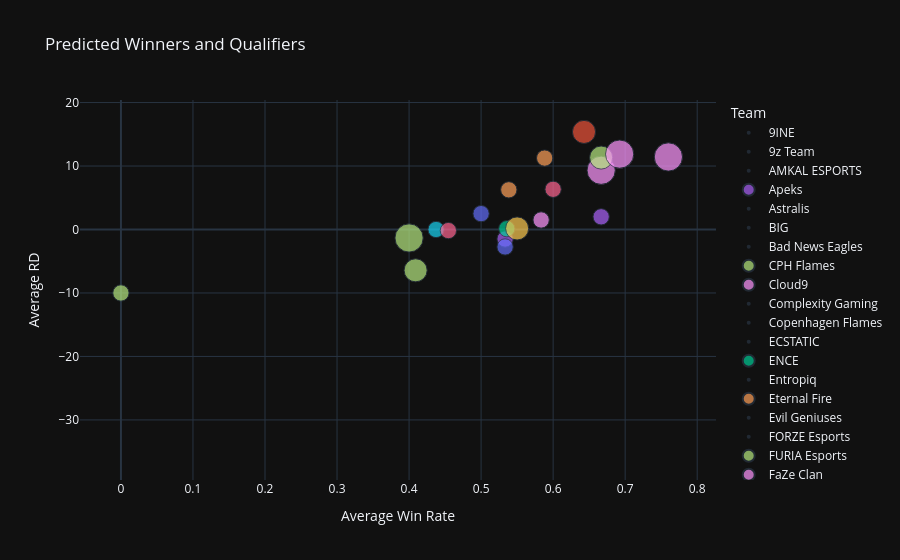

Write notebook code for a chart like this one.
### Code cell
import plotly.express as px



# Scatter Plot
fig = px.scatter(
    team_stats,
    x="Avg Win Rate",
    y="Avg RD",
    size="Playoff Appearances",
    color="Team",
    #hover_name="Team",
    title="Predicted Winners and Qualifiers",
    labels={"Avg Win Rate": "Average Win Rate", "Avg RD": "Average RD"},
    template="plotly_dark"  
)

fig.show()

### Figure 1 — Plotly figure (JSON) as saved in the notebook; plotly's stock layout.template omitted (floating-point values rounded to 4 significant figures)
{"data": [{"hovertemplate": "Team=9INE<br>Average Win Rate=%{x}<br>Average RD=%{y}<br>Playoff Appearances=%{marker.size}<extra></extra>", "legendgroup": "9INE", "marker": {"color": "#636efa", "size": [0], "sizemode": "area", "sizeref": 0.0075, "symbol": "circle"}, "mode": "markers", "name": "9INE", "orientation": "v", "showlegend": true, "type": "scatter", "x": [0], "xaxis": "x", "y": [-24], "yaxis": "y"}, {"hovertemplate": "Team=9z Team<br>Average Win Rate=%{x}<br>Average RD=%{y}<br>Playoff Appearances=%{marker.size}<extra></extra>", "legendgroup": "9z Team", "marker": {"color": "#EF553B", "size": [0], "sizemode": "area", "sizeref": 0.0075, "symbol": "circle"}, "mode": "markers", "name": "9z Team", "orientation": "v", "showlegend": true, "type": "scatter", "x": [0], "xaxis": "x", "y": [-21], "yaxis": "y"}, {"hovertemplate": "Team=AMKAL ESPORTS<br>Average Win Rate=%{x}<br>Average RD=%{y}<br>Playoff Appearances=%{marker.size}<extra></extra>", "legendgroup": "AMKAL ESPORTS", "marker": {"color": "#00cc96", "size": [0], "sizemode": "area", "sizeref": 0.0075, "symbol": "circle"}, "mode": "markers", "name": "AMKAL ESPORTS", "orientation": "v", "showlegend": true, "type": "scatter", "x": [0], "xaxis": "x", "y": [-17], "yaxis": "y"}, {"hovertemplate": "Team=Apeks<br>Average Win Rate=%{x}<br>Average RD=%{y}<br>Playoff Appearances=%{marker.size}<extra></extra>", "legendgroup": "Apeks", "marker": {"color": "#ab63fa", "size": [1], "sizemode": "area", "sizeref": 0.0075, "symbol": "circle"}, "mode": "markers", "name": "Apeks", "orientation": "v", "showlegend": true, "type": "scatter", "x": [0.5333], "xaxis": "x", "y": [-1.5], "yaxis": "y"}, {"hovertemplate": "Team=Astralis<br>Average Win Rate=%{x}<br>Average RD=%{y}<br>Playoff Appearances=%{marker.size}<extra></extra>", "legendgroup": "Astralis", "marker": {"color": "#FFA15A", "size": [0], "sizemode": "area", "sizeref": 0.0075, "symbol": "circle"}, "mode": "markers", "name": "Astralis", "orientation": "v", "showlegend": true, "type": "scatter", "x": [0.4286], "xaxis": "x", "y": [-4.667], "yaxis": "y"}, {"hovertemplate": "Team=BIG<br>Average Win Rate=%{x}<br>Average RD=%{y}<br>Playoff Appearances=%{marker.size}<extra></extra>", "legendgroup": "BIG", "marker": {"color": "#19d3f3", "size": [0], "sizemode": "area", "sizeref": 0.0075, "symbol": "circle"}, "mode": "markers", "name": "BIG", "orientation": "v", "showlegend": true, "type": "scatter", "x": [0.3333], "xaxis": "x", "y": [-10], "yaxis": "y"}, {"hovertemplate": "Team=Bad News Eagles<br>Average Win Rate=%{x}<br>Average RD=%{y}<br>Playoff Appearances=%{marker.size}<extra></extra>", "legendgroup": "Bad News Eagles", "marker": {"color": "#FF6692", "size": [0], "sizemode": "area", "sizeref": 0.0075, "symbol": "circle"}, "mode": "markers", "name": "Bad News Eagles", "orientation": "v", "showlegend": true, "type": "scatter", "x": [0.3333], "xaxis": "x", "y": [-8.667], "yaxis": "y"}, {"hovertemplate": "Team=CPH Flames<br>Average Win Rate=%{x}<br>Average RD=%{y}<br>Playoff Appearances=%{marker.size}<extra></extra>", "legendgroup": "CPH Flames", "marker": {"color": "#B6E880", "size": [1], "sizemode": "area", "sizeref": 0.0075, "symbol": "circle"}, "mode": "markers", "name": "CPH Flames", "orientation": "v", "showlegend": true, "type": "scatter", "x": [0], "xaxis": "x", "y": [-10], "yaxis": "y"}, {"hovertemplate": "Team=Cloud9<br>Average Win Rate=%{x}<br>Average RD=%{y}<br>Playoff Appearances=%{marker.size}<extra></extra>", "legendgroup": "Cloud9", "marker": {"color": "#FF97FF", "size": [1], "sizemode": "area", "sizeref": 0.0075, "symbol": "circle"}, "mode": "markers", "name": "Cloud9", "orientation": "v", "showlegend": true, "type": "scatter", "x": [0.5833], "xaxis": "x", "y": [1.5], "yaxis": "y"}, {"hovertemplate": "Team=Complexity Gaming<br>Average Win Rate=%{x}<br>Average RD=%{y}<br>Playoff Appearances=%{marker.size}<extra></extra>", "legendgroup": "Complexity Gaming", "marker": {"color": "#FECB52", "size": [0], "sizemode": "area", "sizeref": 0.0075, "symbol": "circle"}, "mode": "markers", "name": "Complexity Gaming", "orientation": "v", "showlegend": true, "type": "scatter", "x": [0.3077], "xaxis": "x", "y": [-30], "yaxis": "y"}, {"hovertemplate": "Team=Copenhagen Flames<br>Average Win Rate=%{x}<br>Average RD=%{y}<br>Playoff Appearances=%{marker.size}<extra></extra>", "legendgroup": "Copenhagen Flames", "marker": {"color": "#636efa", "size": [0], "sizemode": "area", "sizeref": 0.0075, "symbol": "circle"}, "mode": "markers", "name": "Copenhagen Flames", "orientation": "v", "showlegend": true, "type": "scatter", "x": [0.6154], "xaxis": "x", "y": [11.67], "yaxis": "y"}, {"hovertemplate": "Team=ECSTATIC<br>Average Win Rate=%{x}<br>Average RD=%{y}<br>Playoff Appearances=%{marker.size}<extra></extra>", "legendgroup": "ECSTATIC", "marker": {"color": "#EF553B", "size": [0], "sizemode": "area", "sizeref": 0.0075, "symbol": "circle"}, "mode": "markers", "name": "ECSTATIC", "orientation": "v", "showlegend": true, "type": "scatter", "x": [0.5], "xaxis": "x", "y": [2], "yaxis": "y"}, {"hovertemplate": "Team=ENCE<br>Average Win Rate=%{x}<br>Average RD=%{y}<br>Playoff Appearances=%{marker.size}<extra></extra>", "legendgroup": "ENCE", "marker": {"color": "#00cc96", "size": [1], "sizemode": "area", "sizeref": 0.0075, "symbol": "circle"}, "mode": "markers", "name": "ENCE", "orientation": "v", "showlegend": true, "type": "scatter", "x": [0.5357], "xaxis": "x", "y": [0.125], "yaxis": "y"}, {"hovertemplate": "Team=Entropiq<br>Average Win Rate=%{x}<br>Average RD=%{y}<br>Playoff Appearances=%{marker.size}<extra></extra>", "legendgroup": "Entropiq", "marker": {"color": "#ab63fa", "size": [0], "sizemode": "area", "sizeref": 0.0075, "symbol": "circle"}, "mode": "markers", "name": "Entropiq", "orientation": "v", "showlegend": true, "type": "scatter", "x": [0.5556], "xaxis": "x", "y": [3.5], "yaxis": "y"}, {"hovertemplate": "Team=Eternal Fire<br>Average Win Rate=%{x}<br>Average RD=%{y}<br>Playoff Appearances=%{marker.size}<extra></extra>", "legendgroup": "Eternal Fire", "marker": {"color": "#FFA15A", "size": [1], "sizemode": "area", "sizeref": 0.0075, "symbol": "circle"}, "mode": "markers", "name": "Eternal Fire", "orientation": "v", "showlegend": true, "type": "scatter", "x": [0.5385], "xaxis": "x", "y": [6.25], "yaxis": "y"}, {"hovertemplate": "Team=Evil Geniuses<br>Average Win Rate=%{x}<br>Average RD=%{y}<br>Playoff Appearances=%{marker.size}<extra></extra>", "legendgroup": "Evil Geniuses", "marker": {"color": "#19d3f3", "size": [0], "sizemode": "area", "sizeref": 0.0075, "symbol": "circle"}, "mode": "markers", "name": "Evil Geniuses", "orientation": "v", "showlegend": true, "type": "scatter", "x": [0], "xaxis": "x", "y": [-36], "yaxis": "y"}, {"hovertemplate": "Team=FORZE Esports<br>Average Win Rate=%{x}<br>Average RD=%{y}<br>Playoff Appearances=%{marker.size}<extra></extra>", "legendgroup": "FORZE Esports", "marker": {"color": "#FF6692", "size": [0], "sizemode": "area", "sizeref": 0.0075, "symbol": "circle"}, "mode": "markers", "name": "FORZE Esports", "orientation": "v", "showlegend": true, "type": "scatter", "x": [0.4], "xaxis": "x", "y": [-13], "yaxis": "y"}, {"hovertemplate": "Team=FURIA Esports<br>Average Win Rate=%{x}<br>Average RD=%{y}<br>Playoff Appearances=%{marker.size}<extra></extra>", "legendgroup": "FURIA Esports", "marker": {"color": "#B6E880", "size": [2], "sizemode": "area", "sizeref": 0.0075, "symbol": "circle"}, "mode": "markers", "name": "FURIA Esports", "orientation": "v", "showlegend": true, "type": "scatter", "x": [0.4091], "xaxis": "x", "y": [-6.429], "yaxis": "y"}, {"hovertemplate": "Team=FaZe Clan<br>Average Win Rate=%{x}<br>Average RD=%{y}<br>Playoff Appearances=%{marker.size}<extra></extra>", "legendgroup": "FaZe Clan", "marker": {"color": "#FF97FF", "size": [3], "sizemode": "area", "sizeref": 0.0075, "symbol": "circle"}, "mode": "markers", "name": "FaZe Clan", "orientation": "v", "showlegend": true, "type": "scatter", "x": [0.6667], "xaxis": "x", "y": [9.333], "yaxis": "y"}, {"hovertemplate": "Team=Fluxo<br>Average Win Rate=%{x}<br>Average RD=%{y}<br>Playoff Appearances=%{marker.size}<extra></extra>", "legendgroup": "Fluxo", "marker": {"color": "#FECB52", "size": [0], "sizemode": "area", "sizeref": 0.0075, "symbol": "circle"}, "mode": "markers", "name": "Fluxo", "orientation": "v", "showlegend": true, "type": "scatter", "x": [0], "xaxis": "x", "y": [-22], "yaxis": "y"}, {"hovertemplate": "Team=Fnatic<br>Average Win Rate=%{x}<br>Average RD=%{y}<br>Playoff Appearances=%{marker.size}<extra></extra>", "legendgroup": "Fnatic", "marker": {"color": "#636efa", "size": [0], "sizemode": "area", "sizeref": 0.0075, "symbol": "circle"}, "mode": "markers", "name": "Fnatic", "orientation": "v", "showlegend": true, "type": "scatter", "x": [0.4], "xaxis": "x", "y": [-13], "yaxis": "y"}, {"hovertemplate": "Team=G2 Esports<br>Average Win Rate=%{x}<br>Average RD=%{y}<br>Playoff Appearances=%{marker.size}<extra></extra>", "legendgroup": "G2 Esports", "marker": {"color": "#EF553B", "size": [2], "sizemode": "area", "sizeref": 0.0075, "symbol": "circle"}, "mode": "markers", "name": "G2 Esports", "orientation": "v", "showlegend": true, "type": "scatter", "x": [0.6429], "xaxis": "x", "y": [15.38], "yaxis": "y"}, {"hovertemplate": "Team=GODSENT<br>Average Win Rate=%{x}<br>Average RD=%{y}<br>Playoff Appearances=%{marker.size}<extra></extra>", "legendgroup": "GODSENT", "marker": {"color": "#00cc96", "size": [0], "sizemode": "area", "sizeref": 0.0075, "symbol": "circle"}, "mode": "markers", "name": "GODSENT", "orientation": "v", "showlegend": true, "type": "scatter", "x": [0], "xaxis": "x", "y": [-28], "yaxis": "y"}, {"hovertemplate": "Team=Gambit Esports<br>Average Win Rate=%{x}<br>Average RD=%{y}<br>Playoff Appearances=%{marker.size}<extra></extra>", "legendgroup": "Gambit Esports", "marker": {"color": "#ab63fa", "size": [1], "sizemode": "area", "sizeref": 0.0075, "symbol": "circle"}, "mode": "markers", "name": "Gambit Esports", "orientation": "v", "showlegend": true, "type": "scatter", "x": [0.6667], "xaxis": "x", "y": [2], "yaxis": "y"}, {"hovertemplate": "Team=GamerLegion<br>Average Win Rate=%{x}<br>Average RD=%{y}<br>Playoff Appearances=%{marker.size}<extra></extra>", "legendgroup": "GamerLegion", "marker": {"color": "#FFA15A", "size": [1], "sizemode": "area", "sizeref": 0.0075, "symbol": "circle"}, "mode": "markers", "name": "GamerLegion", "orientation": "v", "showlegend": true, "type": "scatter", "x": [0.5882], "xaxis": "x", "y": [11.25], "yaxis": "y"}, {"hovertemplate": "Team=Grayhound Gaming<br>Average Win Rate=%{x}<br>Average RD=%{y}<br>Playoff Appearances=%{marker.size}<extra></extra>", "legendgroup": "Grayhound Gaming", "marker": {"color": "#19d3f3", "size": [0], "sizemode": "area", "sizeref": 0.0075, "symbol": "circle"}, "mode": "markers", "name": "Grayhound Gaming", "orientation": "v", "showlegend": true, "type": "scatter", "x": [0.4], "xaxis": "x", "y": [-31], "yaxis": "y"}, {"hovertemplate": "Team=HEROIC<br>Average Win Rate=%{x}<br>Average RD=%{y}<br>Playoff Appearances=%{marker.size}<extra></extra>", "legendgroup": "HEROIC", "marker": {"color": "#FF6692", "size": [0], "sizemode": "area", "sizeref": 0.0075, "symbol": "circle"}, "mode": "markers", "name": "HEROIC", "orientation": "v", "showlegend": true, "type": "scatter", "x": [0.6667], "xaxis": "x", "y": [8], "yaxis": "y"}, {"hovertemplate": "Team=Heroic<br>Average Win Rate=%{x}<br>Average RD=%{y}<br>Playoff Appearances=%{marker.size}<extra></extra>", "legendgroup": "Heroic", "marker": {"color": "#B6E880", "size": [3], "sizemode": "area", "sizeref": 0.0075, "symbol": "circle"}, "mode": "markers", "name": "Heroic", "orientation": "v", "showlegend": true, "type": "scatter", "x": [0.4], "xaxis": "x", "y": [-1.333], "yaxis": "y"}, {"hovertemplate": "Team=IHC Esports<br>Average Win Rate=%{x}<br>Average RD=%{y}<br>Playoff Appearances=%{marker.size}<extra></extra>", "legendgroup": "IHC Esports", "marker": {"color": "#FF97FF", "size": [0], "sizemode": "area", "sizeref": 0.0075, "symbol": "circle"}, "mode": "markers", "name": "IHC Esports", "orientation": "v", "showlegend": true, "type": "scatter", "x": [0.25], "xaxis": "x", "y": [-12], "yaxis": "y"}, {"hovertemplate": "Team=Imperial Esports<br>Average Win Rate=%{x}<br>Average RD=%{y}<br>Playoff Appearances=%{marker.size}<extra></extra>", "legendgroup": "Imperial Esports", "marker": {"color": "#FECB52", "size": [0], "sizemode": "area", "sizeref": 0.0075, "symbol": "circle"}, "mode": "markers", "name": "Imperial Esports", "orientation": "v", "showlegend": true, "type": "scatter", "x": [0.4737], "xaxis": "x", "y": [0], "yaxis": "y"}, {"hovertemplate": "Team=Into The Breach<br>Average Win Rate=%{x}<br>Average RD=%{y}<br>Playoff Appearances=%{marker.size}<extra></extra>", "legendgroup": "Into The Breach", "marker": {"color": "#636efa", "size": [1], "sizemode": "area", "sizeref": 0.0075, "symbol": "circle"}, "mode": "markers", "name": "Into The Breach", "orientation": "v", "showlegend": true, "type": "scatter", "x": [0.5], "xaxis": "x", "y": [2.5], "yaxis": "y"}, {"hovertemplate": "Team=KOI<br>Average Win Rate=%{x}<br>Average RD=%{y}<br>Playoff Appearances=%{marker.size}<extra></extra>", "legendgroup": "KOI", "marker": {"color": "#EF553B", "size": [0], "sizemode": "area", "sizeref": 0.0075, "symbol": "circle"}, "mode": "markers", "name": "KOI", "orientation": "v", "showlegend": true, "type": "scatter", "x": [0], "xaxis": "x", "y": [-24], "yaxis": "y"}, {"hovertemplate": "Team=Legacy<br>Average Win Rate=%{x}<br>Average RD=%{y}<br>Playoff Appearances=%{marker.size}<extra></extra>", "legendgroup": "Legacy", "marker": {"color": "#00cc96", "size": [0], "sizemode": "area", "sizeref": 0.0075, "symbol": "circle"}, "mode": "markers", "name": "Legacy", "orientation": "v", "showlegend": true, "type": "scatter", "x": [0.4], "xaxis": "x", "y": [-8], "yaxis": "y"}, {"hovertemplate": "Team=Lynn Vision Gaming<br>Average Win Rate=%{x}<br>Average RD=%{y}<br>Playoff Appearances=%{marker.size}<extra></extra>", "legendgroup": "Lynn Vision Gaming", "marker": {"color": "#ab63fa", "size": [0], "sizemode": "area", "sizeref": 0.0075, "symbol": "circle"}, "mode": "markers", "name": "Lynn Vision Gaming", "orientation": "v", "showlegend": true, "type": "scatter", "x": [0.25], "xaxis": "x", "y": [-21], "yaxis": "y"}, {"hovertemplate": "Team=MIBR<br>Average Win Rate=%{x}<br>Average RD=%{y}<br>Playoff Appearances=%{marker.size}<extra></extra>", "legendgroup": "MIBR", "marker": {"color": "#FFA15A", "size": [0], "sizemode": "area", "sizeref": 0.0075, "symbol": "circle"}, "mode": "markers", "name": "MIBR", "orientation": "v", "showlegend": true, "type": "scatter", "x": [0.4], "xaxis": "x", "y": [-6], "yaxis": "y"}, {"hovertemplate": "Team=MOUZ<br>Average Win Rate=%{x}<br>Average RD=%{y}<br>Playoff Appearances=%{marker.size}<extra></extra>", "legendgroup": "MOUZ", "marker": {"color": "#19d3f3", "size": [1], "sizemode": "area", "sizeref": 0.0075, "symbol": "circle"}, "mode": "markers", "name": "MOUZ", "orientation": "v", "showlegend": true, "type": "scatter", "x": [0.4375], "xaxis": "x", "y": [0], "yaxis": "y"}, {"hovertemplate": "Team=Monte<br>Average Win Rate=%{x}<br>Average RD=%{y}<br>Playoff Appearances=%{marker.size}<extra></extra>", "legendgroup": "Monte", "marker": {"color": "#FF6692", "size": [1], "sizemode": "area", "sizeref": 0.0075, "symbol": "circle"}, "mode": "markers", "name": "Monte", "orientation": "v", "showlegend": true, "type": "scatter", "x": [0.6], "xaxis": "x", "y": [6.333], "yaxis": "y"}, {"hovertemplate": "Team=Movistar Riders<br>Average Win Rate=%{x}<br>Average RD=%{y}<br>Playoff Appearances=%{marker.size}<extra></extra>", "legendgroup": "Movistar Riders", "marker": {"color": "#B6E880", "size": [0], "sizemode": "area", "sizeref": 0.0075, "symbol": "circle"}, "mode": "markers", "name": "Movistar Riders", "orientation": "v", "showlegend": true, "type": "scatter", "x": [0.4], "xaxis": "x", "y": [-20], "yaxis": "y"}, {"hovertemplate": "Team=Natus Vincere<br>Average Win Rate=%{x}<br>Average RD=%{y}<br>Playoff Appearances=%{marker.size}<extra></extra>", "legendgroup": "Natus Vincere", "marker": {"color": "#FF97FF", "size": [3], "sizemode": "area", "sizeref": 0.0075, "symbol": "circle"}, "mode": "markers", "name": "Natus Vincere", "orientation": "v", "showlegend": true, "type": "scatter", "x": [0.76], "xaxis": "x", "y": [11.43], "yaxis": "y"}, {"hovertemplate": "Team=Ninjas in Pyjamas<br>Average Win Rate=%{x}<br>Average RD=%{y}<br>Playoff Appearances=%{marker.size}<extra></extra>", "legendgroup": "Ninjas in Pyjamas", "marker": {"color": "#FECB52", "size": [2], "sizemode": "area", "sizeref": 0.0075, "symbol": "circle"}, "mode": "markers", "name": "Ninjas in Pyjamas", "orientation": "v", "showlegend": true, "type": "scatter", "x": [0.55], "xaxis": "x", "y": [0.1667], "yaxis": "y"}, {"hovertemplate": "Team=OG<br>Average Win Rate=%{x}<br>Average RD=%{y}<br>Playoff Appearances=%{marker.size}<extra></extra>", "legendgroup": "OG", "marker": {"color": "#636efa", "size": [0], "sizemode": "area", "sizeref": 0.0075, "symbol": "circle"}, "mode": "markers", "name": "OG", "orientation": "v", "showlegend": true, "type": "scatter", "x": [0.25], "xaxis": "x", "y": [-11], "yaxis": "y"}, {"hovertemplate": "Team=Outsiders<br>Average Win Rate=%{x}<br>Average RD=%{y}<br>Playoff Appearances=%{marker.size}<extra></extra>", "legendgroup": "Outsiders", "marker": {"color": "#EF553B", "size": [0], "sizemode": "area", "sizeref": 0.0075, "symbol": "circle"}, "mode": "markers", "name": "Outsiders", "orientation": "v", "showlegend": true, "type": "scatter", "x": [0.5], "xaxis": "x", "y": [-1.5], "yaxis": "y"}, {"hovertemplate": "Team=Renegades<br>Average Win Rate=%{x}<br>Average RD=%{y}<br>Playoff Appearances=%{marker.size}<extra></extra>", "legendgroup": "Renegades", "marker": {"color": "#00cc96", "size": [0], "sizemode": "area", "sizeref": 0.0075, "symbol": "circle"}, "mode": "markers", "name": "Renegades", "orientation": "v", "showlegend": true, "type": "scatter", "x": [0.1429], "xaxis": "x", "y": [-26.5], "yaxis": "y"}, {"hovertemplate": "Team=SAW<br>Average Win Rate=%{x}<br>Average RD=%{y}<br>Playoff Appearances=%{marker.size}<extra></extra>", "legendgroup": "SAW", "marker": {"color": "#ab63fa", "size": [0], "sizemode": "area", "sizeref": 0.0075, "symbol": "circle"}, "mode": "markers", "name": "SAW", "orientation": "v", "showlegend": true, "type": "scatter", "x": [0.4], "xaxis": "x", "y": [-14], "yaxis": "y"}, {"hovertemplate": "Team=Sharks Esports<br>Average Win Rate=%{x}<br>Average RD=%{y}<br>Playoff Appearances=%{marker.size}<extra></extra>", "legendgroup": "Sharks Esports", "marker": {"color": "#FFA15A", "size": [0], "sizemode": "area", "sizeref": 0.0075, "symbol": "circle"}, "mode": "markers", "name": "Sharks Esports", "orientation": "v", "showlegend": true, "type": "scatter", "x": [0], "xaxis": "x", "y": [-23], "yaxis": "y"}, {"hovertemplate": "Team=TYLOO<br>Average Win Rate=%{x}<br>Average RD=%{y}<br>Playoff Appearances=%{marker.size}<extra></extra>", "legendgroup": "TYLOO", "marker": {"color": "#19d3f3", "size": [0], "sizemode": "area", "sizeref": 0.0075, "symbol": "circle"}, "mode": "markers", "name": "TYLOO", "orientation": "v", "showlegend": true, "type": "scatter", "x": [0.25], "xaxis": "x", "y": [-11], "yaxis": "y"}, {"hovertemplate": "Team=Team Liquid<br>Average Win Rate=%{x}<br>Average RD=%{y}<br>Playoff Appearances=%{marker.size}<extra></extra>", "legendgroup": "Team Liquid", "marker": {"color": "#FF6692", "size": [1], "sizemode": "area", "sizeref": 0.0075, "symbol": "circle"}, "mode": "markers", "name": "Team Liquid", "orientation": "v", "showlegend": true, "type": "scatter", "x": [0.4545], "xaxis": "x", "y": [-0.1667], "yaxis": "y"}, {"hovertemplate": "Team=Team Spirit<br>Average Win Rate=%{x}<br>Average RD=%{y}<br>Playoff Appearances=%{marker.size}<extra></extra>", "legendgroup": "Team Spirit", "marker": {"color": "#B6E880", "size": [2], "sizemode": "area", "sizeref": 0.0075, "symbol": "circle"}, "mode": "markers", "name": "Team Spirit", "orientation": "v", "showlegend": true, "type": "scatter", "x": [0.6667], "xaxis": "x", "y": [11.33], "yaxis": "y"}, {"hovertemplate": "Team=Team Vitality<br>Average Win Rate=%{x}<br>Average RD=%{y}<br>Playoff Appearances=%{marker.size}<extra></extra>", "legendgroup": "Team Vitality", "marker": {"color": "#FF97FF", "size": [3], "sizemode": "area", "sizeref": 0.0075, "symbol": "circle"}, "mode": "markers", "name": "Team Vitality", "orientation": "v", "showlegend": true, "type": "scatter", "x": [0.6923], "xaxis": "x", "y": [11.88], "yaxis": "y"}, {"hovertemplate": "Team=The MongolZ<br>Average Win Rate=%{x}<br>Average RD=%{y}<br>Playoff Appearances=%{marker.size}<extra></extra>", "legendgroup": "The MongolZ", "marker": {"color": "#FECB52", "size": [0], "sizemode": "area", "sizeref": 0.0075, "symbol": "circle"}, "mode": "markers", "name": "The MongolZ", "orientation": "v", "showlegend": true, "type": "scatter", "x": [0.3333], "xaxis": "x", "y": [0], "yaxis": "y"}, {"hovertemplate": "Team=Virtus.pro<br>Average Win Rate=%{x}<br>Average RD=%{y}<br>Playoff Appearances=%{marker.size}<extra></extra>", "legendgroup": "Virtus.pro", "marker": {"color": "#636efa", "size": [1], "sizemode": "area", "sizeref": 0.0075, "symbol": "circle"}, "mode": "markers", "name": "Virtus.pro", "orientation": "v", "showlegend": true, "type": "scatter", "x": [0.5333], "xaxis": "x", "y": [-2.75], "yaxis": "y"}, {"hovertemplate": "Team=paiN Gaming<br>Average Win Rate=%{x}<br>Average RD=%{y}<br>Playoff Appearances=%{marker.size}<extra></extra>", "legendgroup": "paiN Gaming", "marker": {"color": "#EF553B", "size": [0], "sizemode": "area", "sizeref": 0.0075, "symbol": "circle"}, "mode": "markers", "name": "paiN Gaming", "orientation": "v", "showlegend": true, "type": "scatter", "x": [0.4444], "xaxis": "x", "y": [1.25], "yaxis": "y"}], "layout": {"legend": {"itemsizing": "constant", "title": {"text": "Team"}, "tracegroupgap": 0}, "title": {"text": "Predicted Winners and Qualifiers"}, "xaxis": {"anchor": "y", "domain": [0, 1], "title": {"text": "Average Win Rate"}}, "yaxis": {"anchor": "x", "domain": [0, 1], "title": {"text": "Average RD"}}}}
